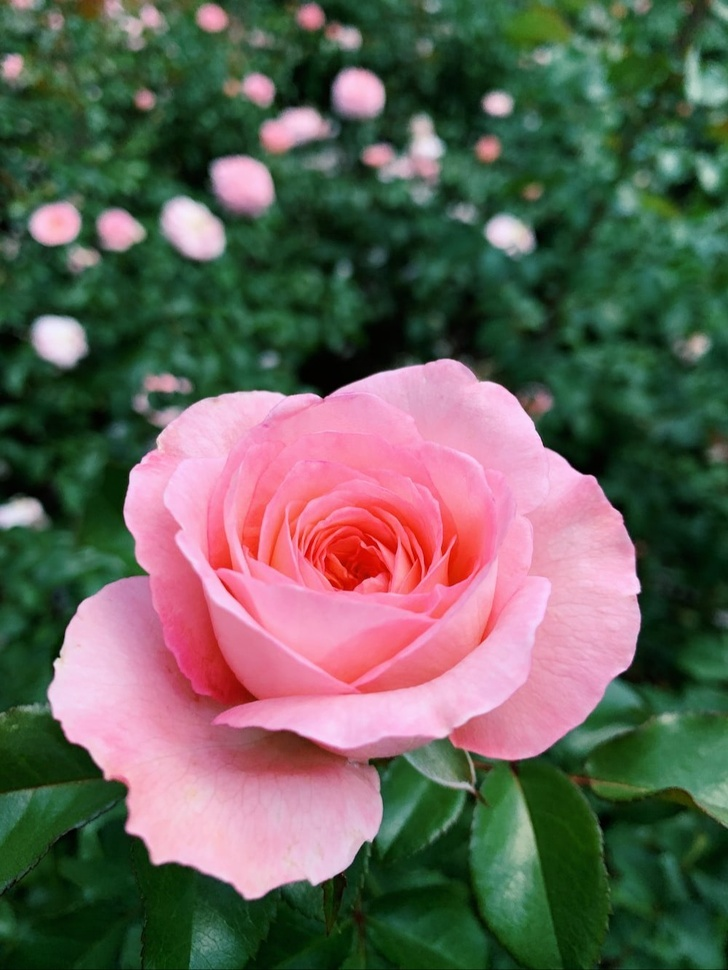
%> input picture Image Processing/rose.jpg, 728 x 970 px, shrunk from 1000 x 1333 before the run
$ octave Color_space_conversion.m   (GNU Octave 9; MATLAB toolbox functions it lacks are replaced by stand-ins)
%> lines starting %> are read from the running program, lines starting %| are printed output that depends on the picture
clc;
clear;
close all;

a = imread("rose.jpg");
%> a is the input picture: size 970x728x3 uint8; mean R, G, B 101.3, 98.3, 88.3

b = rgb2hsv(a);
%> b: size 970x728x3 double; mean H, S, V 0.536, 0.512, 0.495
b1 = hsv2rgb(b);

c = rgb2xyz(a);
%> c: size 970x728x3 double; mean of channels 1, 2, 3 0.213, 0.194, 0.202
c1 = xyz2rgb(c);

d = rgb2ycbcr(a);
%> d: size 970x728x3 uint8; mean of channels 1, 2, 3 100.2, 123.2, 130
d1 = ycbcr2rgb(d);

e = rgb2lab(a);
%> e: size 970x728x3 double; mean of channels 1, 2, 3 42, -1.6, 8.8
e1 = lab2rgb(e);

subplot(2,4,1); imshow(b);
subplot(2,4,2); imshow(c);
%> after `imshow(c)`:
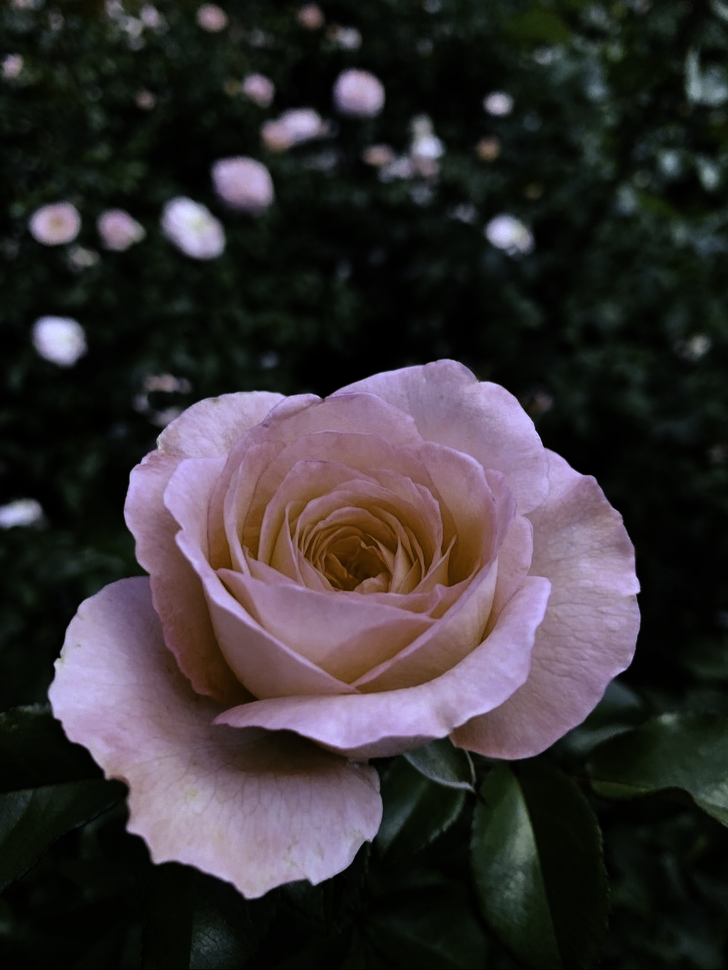
%> displayed picture: size 970x728x3, on the screen's scale of 0 to 255; mean R, G, B 54.3, 49.5, 51.6
subplot(2,4,3); imshow(d);
subplot(2,4,4); imshow(e);
%> after `imshow(e)`:
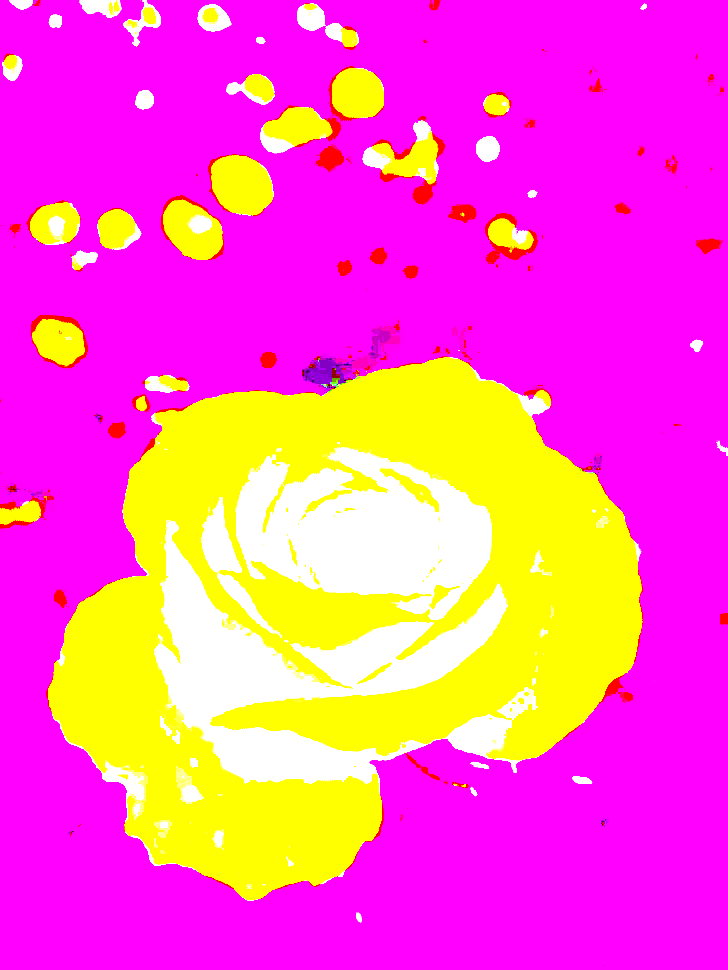
%> displayed picture: size 970x728x3, on the screen's scale of 0 to 255; mean R, G, B 254.8, 87, 191.4
subplot(2,4,5); imshow(b1);
subplot(2,4,6); imshow(c1);
subplot(2,4,7); imshow(d1);
subplot(2,4,8); imshow(e1);
%> after `imshow(e1)`:
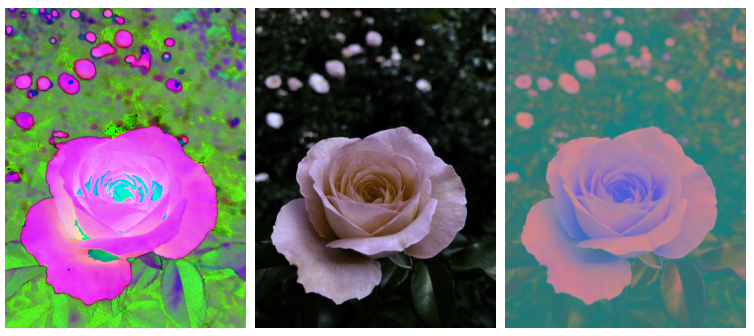
%> figure redrawn from the program's plot data, 8 panels

$ run again, with Image Processing/balloons.tif saved as Image Processing/rose.jpg
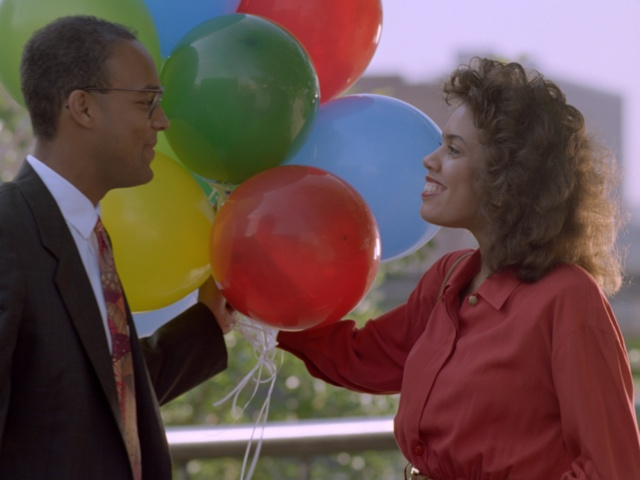
%> input picture Image Processing/balloons.tif, 640 x 480 px
%> a is the input picture: size 480x640x3 uint8; mean R, G, B 100.9, 76.7, 73.8
%> b: size 480x640x3 double; mean H, S, V 0.48, 0.447, 0.433
%> c: size 480x640x3 double; mean of channels 1, 2, 3 0.14, 0.133, 0.15
%> d: size 480x640x3 uint8; mean of channels 1, 2, 3 87.8, 123.1, 138.9
%> e: size 480x640x3 double; mean of channels 1, 2, 3 35.3, 10.6, 7.5
%> `imshow(c)`:
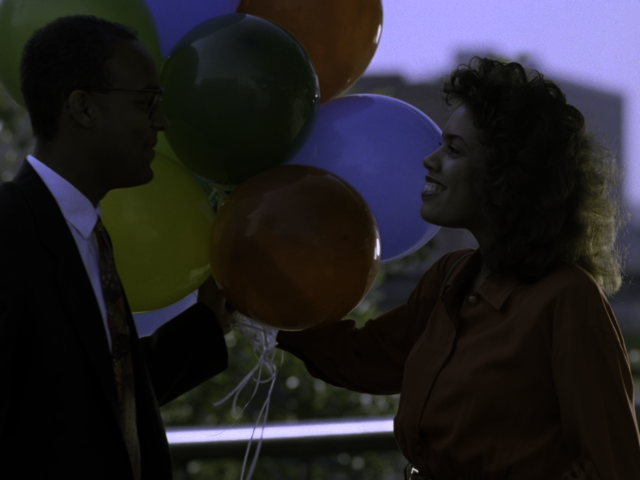
%> displayed picture: size 480x640x3, on the screen's scale of 0 to 255; mean R, G, B 35.7, 33.8, 38.2
%> `imshow(e)`:
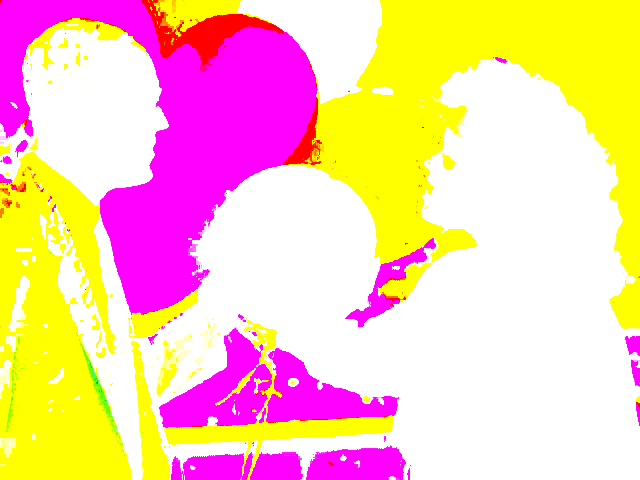
%> displayed picture: size 480x640x3, on the screen's scale of 0 to 255; mean R, G, B 254.7, 204, 179.3
